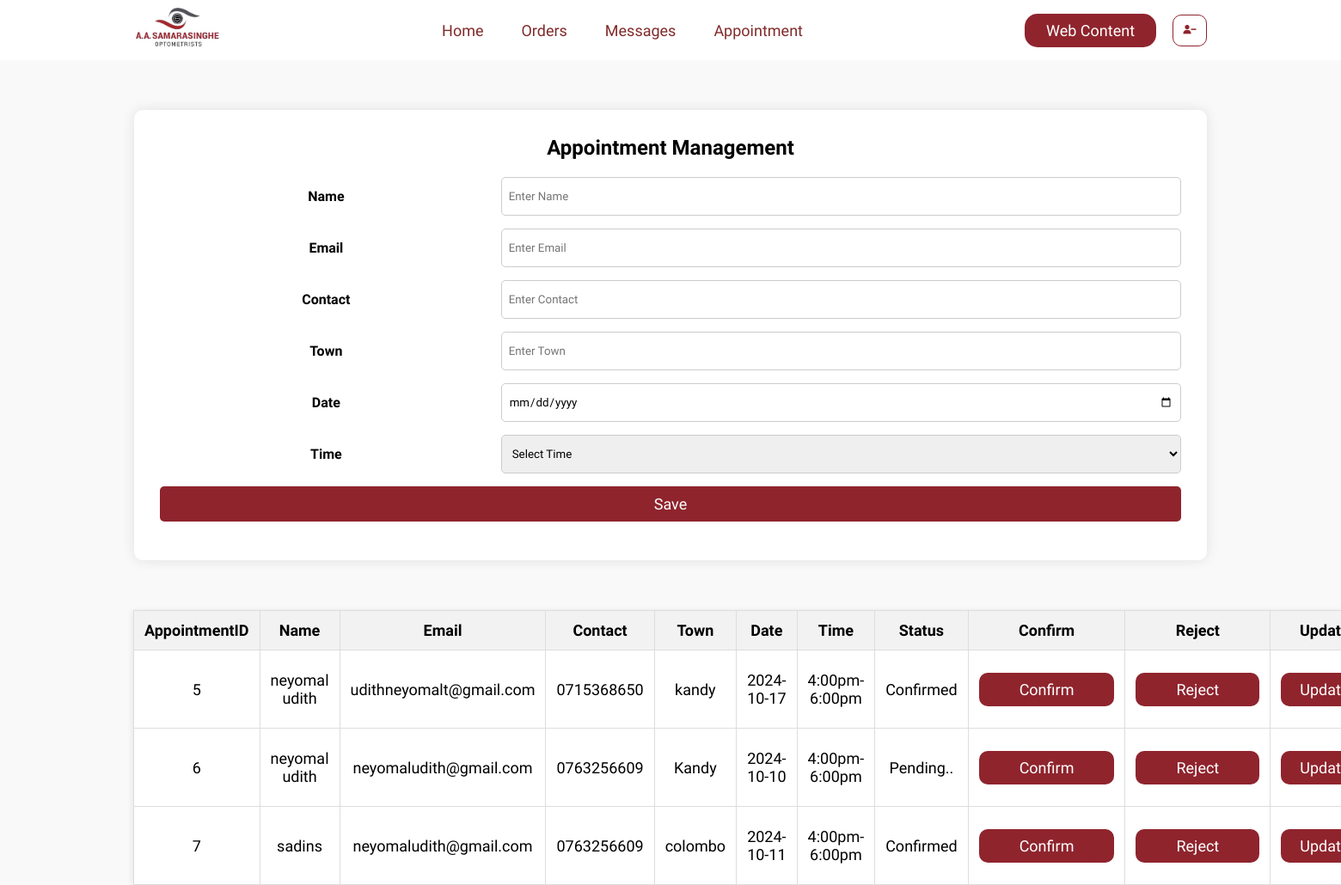
Page /Staff/appointmentManage.php on the committed database.
### tables this page shows
CREATE TABLE `appointment` (
  `AppointmentID` int(20) NOT NULL,
  `Name` varchar(100) NOT NULL,
  `Email` varchar(50) NOT NULL,
  `NearTown` varchar(50) NOT NULL,
  `Contact` varchar(50) NOT NULL,
  `Date` date NOT NULL,
  `Time` varchar(20) NOT NULL,
  `Status` varchar(50) NOT NULL
);

### Staff/appointmentManage.php (the view, shortened to what this page needs)
<?php
include('connect.php');
$sql = "SELECT * FROM appointment";
$result = $conn->query($sql);
if (isset($_GET['id'])) {
    $id = $_GET['id'];
    $edit_sql = "SELECT * FROM appointment WHERE AppointmentID = '$id'";
    $edit_result = $conn->query($edit_sql);
    $edit_row = $edit_result->fetch_assoc();
} else {
    $edit_row = [
        'Name' => '',
        'Email' => '',
        'Contact' => '',
        'NearTown' => '',
        'Date' => '',
        'Time' => ''
    ];
}
?>
<!DOCTYPE html>
<html lang="en">
<head>
    <link rel="stylesheet" href="appointmentManage.css">
    <link rel="stylesheet" href="https://unpkg.com/boxicons@latest/css/boxicons.min.css" />
    <link href="https://cdn.jsdelivr.net/npm/remixicon@4.2.0/fonts/remixicon.css" rel="stylesheet" />
</head>
<body>
<header id="top">
    <img src="../img/samarasinghe logo.png" alt="" class="logo" />
    <nav>
        <ul class="nav_links">
        <li><a href="staffHome.php">Home</a></li>
          <li><a href="orders.php">Orders</a></li>
          <li><a href="message.php">Messages</a></li>
          <li><a href="appointmentManage.php">Appointment</a></li>
        </ul>
    </nav>
    <p>
    <a href="Addpics.php" class="cta"><button>Web Content</button></a>
        <a href="../loginUI.php" class="logout-icon"><i class="bx bxs-user-minus"></i></a>
    </p>
</header>
<div class="center-container">
    <form class="product-form" method="POST" enctype="multipart/form-data">
        <h2 style="margin-bottom: 20px;">Appointment Management</h2>
        <div class="form-group">
            <label for="name">Name</label>
            <input type="text" id="name" name="name" placeholder="Enter Name" required value="<?php echo $edit_row['Name']; ?>">
        </div>
        <div class="form-group">
            <label for="email">Email</label>
            <input type="email" id="email" name="email" placeholder="Enter Email" required value="<?php echo $edit_row['Email']; ?>">
        </div>
        <div class="form-group">
            <label for="contact">Contact</label>
            <input type="text" id="contact" name="contact" placeholder="Enter Contact" required value="<?php echo $edit_row['Contact']; ?>">
        </div>
        <div class="form-group">
            <label for="town">Town</label>
            <input type="text" id="town" name="town" placeholder="Enter Town" required value="<?php echo $edit_row['NearTown']; ?>">
        </div>
        <div class="form-group">
            <label for="date">Date</label>
            <input type="date" id="date" name="date" required value="<?php echo $edit_row['Date']; ?>">
        </div>
        <div class="form-group">
            <label for="time">Time</label>
            <select id="time" name="time" required value="<?php echo $edit_row['Time']; ?>">
            <option value="">Select Time</option>
        </select>
        </div>
        <div class="form-group">
            <button type="submit" value="save" name="submit">Save</button>
        </div>
    </form>
</div>
<table>
    <thead>
        <tr>
            <th>AppointmentID</th>
            <th>Name</th>
            <th>Email</th>
            <th>Contact</th>
            <th>Town</th>
            <th>Date</th>
            <th>Time</th>
            <th>Status</th>
            <th>Confirm</th>
            <th>Reject</th>
            <th>Update</th>
        </tr>
    </thead>
    <tbody>
        <?php if ($result->num_rows > 0): ?>
            <?php while($row = $result->fetch_assoc()): ?>
                <tr>
                    <td><?php echo $row['AppointmentID']; ?></td>
                    <td><?php echo $row['Name']; ?></td>
                    <td><?php echo $row['Email']; ?></td>
                    <td><?php echo $row['Contact']; ?></td>
                    <td><?php echo $row['NearTown']; ?></td>
                    <td><?php echo $row['Date']; ?></td>
                    <td><?php echo $row['Time']; ?></td>
                    <td><?php echo $row['Status']; ?></td>
                    <td><a href="appointmentManage.php?confirm_id=<?php echo $row['AppointmentID']; ?>"><button>Confirm</button></a></td>
                    <td><a href="appointmentManage.php?reject_id=<?php echo $row['AppointmentID']; ?>"><button>Reject</button></a></td>
                    <td><a href="appointmentManage.php?id=<?php echo $row['AppointmentID']; ?>">Update</a></td>
                </tr>
            <?php endwhile; ?>
        <?php else: ?>
            <tr>
                <td colspan="12">No appointments found</td>
            </tr>
        <?php endif; ?>
    </tbody>
</table>
</body>
</html>

### Staff/appointmentManage.css (style rules this page uses)
* { padding: 0; margin: 0; box-sizing: border-box; list-style: none; text-decoration: none; font-family: "Afacad", sans-serif; }
body { justify-content: center; align-items: center; height: 100vh; font-family: Arial, sans-serif; background-color: #f9f9f9; margin: 0; padding: 0; justify-content: center; }
html { scroll-behavior: smooth; }
:root { --bg--color: #ffffff; --text-color: #111111; --main-color: #333333; --other-color: #8e8e8e; --second-color: #1d1d1d; --brown-color: #bfa57d; --darkred-color: #4d060c; --lightred-color: #8f242d; }
li, a, button { font-weight: 500; font-size: 18px; color: #802a2a; }
header { display: flex; justify-content: space-between; align-items: center; padding: 5px 10%; background-color: var(--bg--color); position: sticky; top: 0; z-index: 1000; }
.logo { width: 100px; cursor: pointer; }
.nav_links { list-style: none; }
.nav_links li { display: inline-block; padding: 0px 20px; }
.nav_links li a { transition: all 0.3s ease; }
button { padding: 9px 25px; background-color: #8f242d; border: none; border-radius: 15px; color: var(--bg--color); cursor: pointer; transition: all 0.3s ease; }
.logout-icon { margin-left: 15px; color: #8f242d; border: 1px solid #8f242d; padding: 7px 10px; border-radius: 10px; transition: all 0.5s ease; }
.center-container { display: flex; justify-content: center; align-items: center; height: 80vh; width: 100%; }
.product-form { background-color: white; padding: 30px; border-radius: 10px; box-shadow: 0 0 15px rgba(0, 0, 0, 0.1); width: 80%; text-align: center; }
.form-group { display: flex; justify-content: space-between; align-items: center; margin-bottom: 15px; }
.form-group label { flex: 1; font-weight: bold; margin-right: 10px; text-align: center; }
.form-group input, .form-group select, .form-group textarea { flex: 2; padding: 8px; border: 1px solid #ccc; border-radius: 5px; height: 45px; }
.form-group button { width: 100%; padding: 10px; background-color: #8f242d; color: white; border: none; border-radius: 5px; cursor: pointer; }
table { border-collapse: collapse; margin-left: 155px; padding: 40px; font-size: 18px; text-align: center; background-color: white; box-shadow: 0 2px 8px rgba(0, 0, 0, 0.1); justify-content: center; align-items: center; height: 40vh; width: 80%; }
th, td { padding: 12px; border: 1px solid #ddd; }
th { background-color: #f2f2f2; font-weight: bold; }
img { width: 60px; height: 60px; object-fit: cover; }
table a { background-color: #8f242d; color: white; border: none; padding: 9px 22px; border-radius: 10px; cursor: pointer; transition: all 0.3s ease; }

### rows in the picture
appointment: AppointmentID "5", Name "neyomal udith", Email "udithneyomalt@gmail.com", Contact "0715368650", NearTown "kandy", Date "2024-10-17", Time "4:00pm-6:00pm", Status "Confirmed"
appointment: AppointmentID "6", Name "neyomal udith", Email "neyomaludith@gmail.com", Contact "0763256609", NearTown "Kandy", Date "2024-10-10", Time "4:00pm-6:00pm", Status "Pending.."
appointment: AppointmentID "7", Name "sadins", Email "neyomaludith@gmail.com", Contact "0763256609", NearTown "colombo", Date "2024-10-11", Time "4:00pm-6:00pm", Status "Confirmed"
